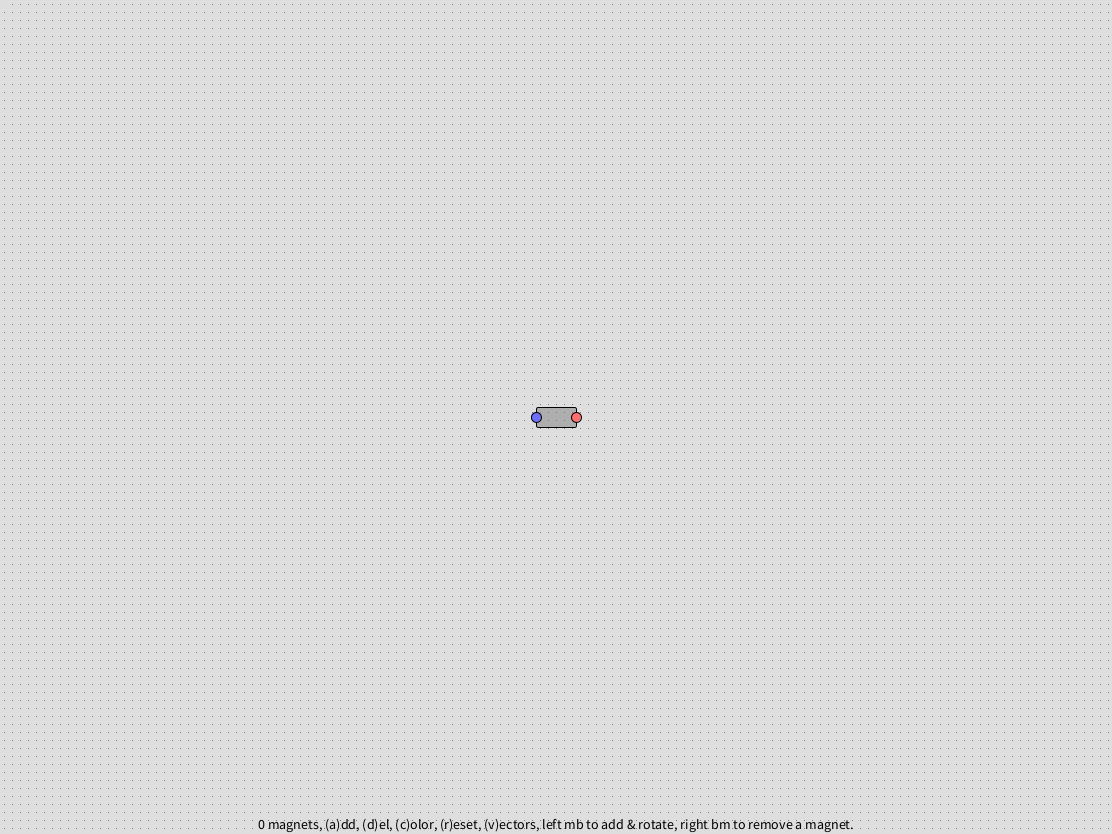
Frame 1 (no input)
Frame 60 (the mouse pressed at the canvas centre just before this capture): identical to frame 1, image omitted
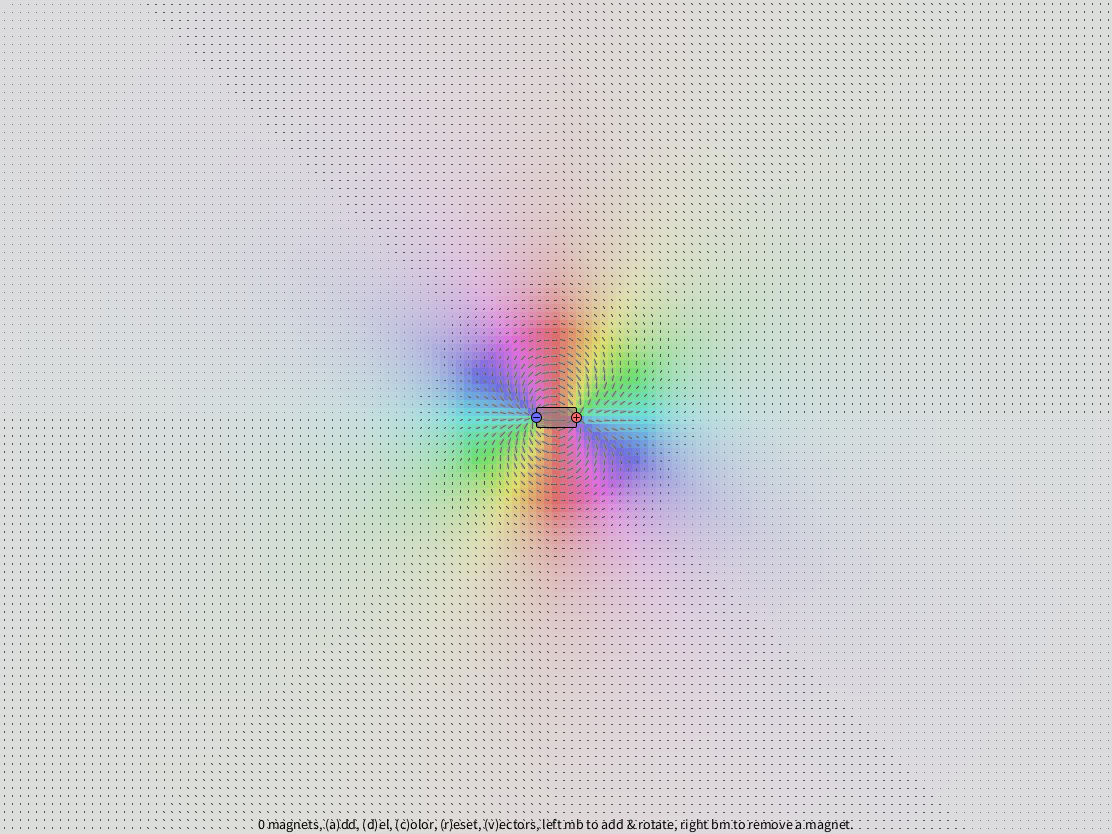
Frame 120 (the mouse held since frame 60 and released just before this capture)

The Processing sketch that drew these frames (run headless with seeded random() and noise(); from frame 60 on, the mouse is pressed at the canvas centre):

// Processing sketch: PG_Magnetic
// ── PG_Magnetic.pde
boolean androidMode = false;
boolean viewColored = true;
boolean viewVectors = true;
float lapse = 0;    // mouse timer

void setup() {
   size(1112, 834);
   
   smooth();
   int uWidth = int(width / unitSize)+1;
   int uHeight = int(height / unitSize)+1;
   textAlign(CENTER, CENTER);
   magnets = new Magnets(uWidth, uHeight);
   frameRate(30);
   mouseX = width/2;
   mouseY = height/2;
   textSize(14);
}

void draw() 
{
   background(255);
   fill(255);
   magnets.update();
   magnets.drawAll();
   
   fill(0);
   text(magnets.currMagnet + " magnets, (a)dd, (d)el, (c)olor, (r)eset, (v)ectors" 
   + ", left mb to add & rotate, right bm to remove a magnet.", width/2, height-10); 
}
//----------------------------------------------------------
void keyPressed()
{
   //println (" keyPressed: Key="+key+" ("+int(key)+")  keyCode="+keyCode+ " CODED="+CODED);
   switch (key)
   {        case 'r':  magnets.clearAll();
      break; case 'd':  magnets.deleteOne();
      break; case  8 :  magnets.deleteOne();  // del key
      break; case 'a':  magnets.addOne();
      break; case ' ':  magnets.addOne();
      break; case 'c':  viewColored = !viewColored;
      break; case 'v':  viewVectors = !viewVectors;
      break; case 's':  save ("magnetic.jpg");
   }
}

//----------------------------------------------------------
void mousePressed() 
{
   if (millis() - lapse > 400){
      if (mouseButton == RIGHT)
      magnets.deleteOne();
      else
      magnets.addOne();
      lapse = millis();
   }
}
//----------------------------------------------------------
void mouseReleased() 
{
   if (millis() - lapse > 400){
      if (mouseButton == LEFT)
      magnets.addOne();
      lapse = millis();
   }
}

//----------------------------------------------------------
//  magnet.pde
//----------------------------------------------------------

// edit modes:
final int mm_move   = 0;   // move with mouse
final int mm_rotate = 1;   // position set, now rotate
final int mm_locked = 2;   // position and direction set

//==========================================================
//  class to handle a bar magnet
//==========================================================
class Magnet 
{
   VectorField vf;
   PVector pos, dir;        // position, direction 
   PVector posNeg, posPos;  // pole positions
   int mode = 0;            // current mode
   
   //--- constructor ---  
   Magnet(int w, int h, int unitSize)
   {
      vf = new VectorField(w,h, unitSize);
      pos = new PVector(0, 0);     // position of magnet
      posNeg = new PVector(0, 0);  // position of negative pole
      posPos = new PVector(0, 0);  // potition of positive pole
      dir = new PVector(200, 0);   // direction facing
   }
   
   //--- set magnet to mouse location ---  
   void update()
   {
      if (mode == mm_move) 
      {
         pos.x = mouseX;
         pos.y = mouseY;
      }
      
      // rotate magnet by mouse location (and set poles)
      if (mode == mm_rotate) 
      {
         dir.x = mouseX - pos.x;
         dir.y = mouseY - pos.y;
         if ((dir.x == 0.0) && (dir.y == 0.0))   // direction undefined ? 
         dir.x = 1.0;                          // horizontal orientation  
         dir.normalize();
         posNeg.x = posPos.x = dir.x;
         posNeg.y = posPos.y = dir.y;
         posNeg.mult(-poleSize*2);
         posPos.mult(poleSize*2);
         posNeg.add(pos);
         posPos.add(pos);
         vf.polarize(posPos, posNeg);
      }
   }
   
   //--- draw a magnet ---  
   void show()
   {
      // draw magnet
      float ps2 = poleSize*2;
      float ps4 = poleSize*4;
      stroke(0);
      strokeWeight(1);
      pushMatrix();
      translate(pos.x, pos.y);
      rotate(atan2(dir.y, dir.x));
      fill(127,127);
      rect(-poleSize*2, -poleSize, ps4, ps2, 2);
      
      fill(255,111,111);   ellipse(+ps2, 0,poleSize, poleSize);  // + pol
      fill(111,111,255);   ellipse(-ps2, 0,poleSize, poleSize);  // - pol
      
      // draw pole signs
      if (mode > 0) 
      { 
         stroke (0,0,55);
         line(-ps2-3, 0, -ps2+3, 0);  // -
         stroke (55,0,0);
         line(ps2-3, 0, ps2+3, 0);    // +
         line(ps2, -3, ps2, +3);
      }
      popMatrix();
   }
   
}  // class Magnet


//----------------------------------------------------------
//  magnets.pde
//----------------------------------------------------------

final int poleSize = 10;   // magnet size is proportional increased by poleSize
final int unitSize = 8;   // each vector on a field is a "unit"

Magnets magnets;     // magnetic sticks

//==========================================================
//  class to handle many magnets
//==========================================================
class Magnets 
{
   int uWidth, uHeight;       // number of "units" that can fit in the screen
   int currMagnet = 0;        // current magnet index
   Magnet md;                 // current magnet
   ArrayList<Magnet> magnets; // uses ArrayList to handle all magnets
   VectorField masterField;   // each magnet has its own field, the master is for summarization
   
   //--- constructor ---
   Magnets(int unitWidth, int unitHeight)
   {
      uWidth = unitWidth;
      uHeight = unitHeight;
      masterField = new VectorField(uWidth, uHeight, unitSize);
      magnets = new ArrayList();
      magnets.add(new Magnet(uWidth, uHeight, unitSize));
   }
   
   //--- draw all magnets ---
   void drawAll()
   {
      for (int ni = 0; ni <= currMagnet; ni++) 
      magnets.get(ni).show();
   }
   
   //--- update the current magnet (or get a new one) ---
   void addOne()
   {
      Magnet cm = magnets.get(currMagnet);
      //println ("Magnets.addOne: " + currMagnet + ", m=" + m.mode);  
      if (cm.mode > 0) 
      {
         Magnet newMagnet = new Magnet(uWidth, uHeight, unitSize);
         magnets.add(newMagnet);
         update();
         currMagnet++;
         newMagnet.update();
      }
      cm.mode++;
   }
   
   //--- delete last magnet ---  
   void deleteOne()
   {
      int mc = magnets.size();
      //println ("Magnets.deleteOne: " + mc);
      if (mc <= 1)
      {
         magnets.get(currMagnet).mode = 0;
         return;
      }
      magnets.remove(mc-1);
      currMagnet--;
      magnets.get(currMagnet).mode = 0;
   }
   
   //--- clear all magnets ---  
   void clearAll()
   {
      //println ("Magnets.clearAll: ");
      magnets.clear();
      magnets.add(new Magnet(uWidth, uHeight, unitSize));
      currMagnet = 0;
   }
   
   //--- move all magnets ---
   private void move()
   {
      for (int i1 = 0; i1 < currMagnet; i1++)
      {
         Magnet m1 = magnets.get(i1);
         for (int i2 = i1+1; i2 < currMagnet; i2++) 
         {
            Magnet m2 = magnets.get(i2);
            float dist = PVector.dist(m1.pos, m2.pos);
            if (dist < 4*poleSize)
            {
               PVector moveVec = PVector.sub(m2.pos, m1.pos);
               
               if (moveVec.mag() == 0.0)
               { switch (currMagnet % 4)
                  {        case 0:  moveVec.x = -1.0;
                     break; case 1:  moveVec.x = 1.0;
                     break; case 2:  moveVec.y = -1.0;
                     break; case 3:  moveVec.y = 1.0;
                  }
               }
               moveVec.normalize();
               moveVec.mult((4*poleSize - dist)*0.5);
               m1.pos.sub(moveVec);
               m2.pos.add(moveVec);
            }
         }
      }
   }
   
   //--- update current magnet and masterField ---  
   void update()
   {
      // update current magnet
      md = magnets.get(currMagnet);
      md.update();
      
      // summarize and show master field
      masterField.degauss();
      for (int ni = 0; ni < currMagnet; ni++) 
      {
         Magnet m = magnets.get(ni);
         masterField.add(m.vf);
      }
      md = magnets.get(currMagnet);
      if (md.mode > 0) masterField.add(md.vf);
      masterField.show();
      
      move();
   }
   
}   // class Magnets

//----------------------------------------------------------
//  vectorField.pde
//----------------------------------------------------------

//==========================================================
//  class to handle magnetic direction field
//==========================================================
class VectorField 
{
   int uw, uh;          // dimension 
   int vfSize;          // vector field size
   PVector[] v;         // vector field values
   int unitSize;        // unit size
   float halfU;         // half unit size
   
   //--- constructor ---  
   VectorField (int w, int h, int uSize)
   {
      uw = w;
      uh = h;
      vfSize = uw * uh;
      unitSize = uSize;
      halfU = unitSize / 2.0;
      v = new PVector[vfSize];
      for (int ni = 0; ni < vfSize; ni++) 
      v[ni] = new PVector(0,0);
   }
   
   //--- draw each arrow from center of each field "unit" ---
   void show() 
   {
      if (viewColored)  showColoredFields();
      if (viewVectors || (!viewVectors && !viewColored)) showFieldArrows();
   }
   
   //--- draw colorized fields ---
   void showColoredFields() 
   {
      colorMode (HSB, 255);
      noStroke();
      PVector tmp = new PVector();
      for (int yi=0; yi < uh; yi++)
      {
         float yd = yi * unitSize + halfU;
         for (int xi=0; xi < uw; xi++) 
         {
            pushMatrix();
            translate(xi * unitSize + halfU, yd);
            int offset = yi * uw + xi;
            tmp.set (v[offset].x, v[offset].y, 0.0);
            tmp.limit (unitSize*1.41);
            drawField (tmp.x, tmp.y);
            popMatrix();
         }
      }
      colorMode (RGB, 255);
   }
   
   //--- draw each arrow from center of each field "unit" ---
   void showFieldArrows() 
   {
      strokeWeight(0.8);
      fill(155,155);
      PVector tmp = new PVector();
      for (int yi=0; yi < uh; yi++)
      {
         float yd = yi * unitSize + halfU;
         for (int xi=0; xi < uw; xi++) 
         {
            pushMatrix();
            translate(xi * unitSize + halfU, yd);
            int offset = yi * uw + xi;
            tmp.set (v[offset].x, v[offset].y, 0.0);
            tmp.limit (unitSize*1.41);
            drawArrow (tmp.x, tmp.y);
            popMatrix();
         }
      }
   }
   
   //--- draw field rectangle at given position ---
   void drawField (float x, float y) 
   {
      float len = constrain (50*sqrt(sq(x) +sq(y)), 0, 255);
      float ang = map(atan2(y, x), -PI, PI, 0, 255);
      fill (color (ang, len*0.5, 222));
      rect(-halfU,-halfU, unitSize, unitSize);
   }  
   
   //--- draw arrow at given position ---
   void drawArrow (float x, float y) 
   {
      colorMode (RGB, 255);
      float len = sqrt(sq(x) +sq(y)) * 0.8;
      line(0,0, x*0.5, y*0.5);
      pushMatrix();
      rotate(atan2(y, x));
      noStroke();
      triangle (0,len/4, len,0, 0,-len/4);
      popMatrix();
      stroke(0);
   }  
   
   //--- update all vectors based on proximity to poles ---
   void polarize(PVector posPos, PVector posNeg) 
   {
      int vOffset = 0;
      for (int y = 0; y < uh; y++)
      for (int x = 0; x < uw; x++) 
      {
         PVector fPos = new PVector(x*unitSize+halfU, y*unitSize+halfU);
         PVector dist1 = PVector.sub(fPos, posPos);
         PVector dist2 = PVector.sub(posNeg, fPos);
         float div1 = dist1.mag();
         float div2 = dist2.mag();
         dist1.normalize();
         dist2.normalize();
         dist1.div(div1 * 0.001);
         dist2.div(div2 * 0.001);
         v[vOffset] = PVector.add(dist1,dist2);
         vOffset++;
      }
   }
   
   //--- add another vector field to this one ---
   void add(VectorField f) 
   {
      for (int ni = 0; ni < vfSize; ni++) 
      {
         v[ni].add(f.v[ni]);
      }
   }
   
   //--- set all vectors to zero ---
   void degauss() 
   {
      for (int ni = 0; ni < vfSize; ni++) 
      {
         v[ni].x = 0;
         v[ni].y = 0;
      }
   }
   
}   // class VectorField
